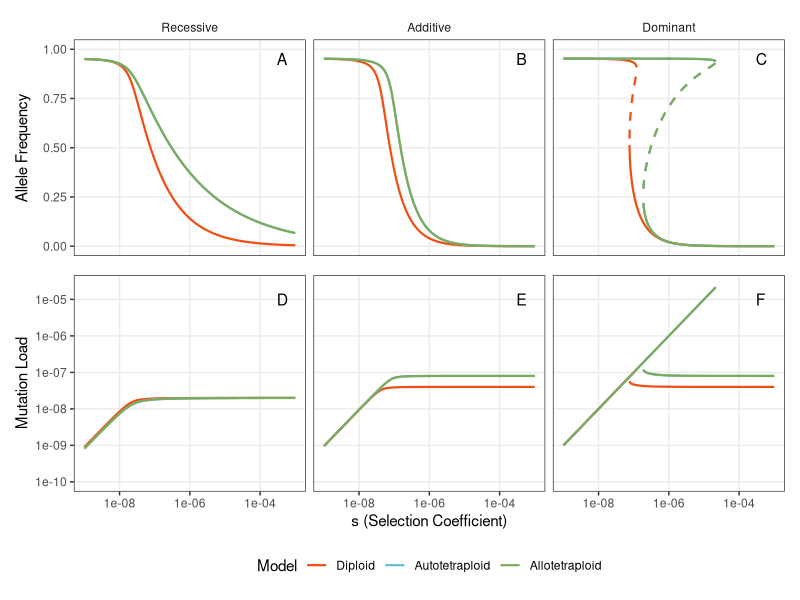

This chart was generated by the following R code:
library(ggplot2)
library(readr)
library(dplyr)
library(tidyr)
library(patchwork)

setwd("~/GitHub/Mutation_Selection_Balance_Autos_Allos/Matlab_scripts/deleterious_bifn")

# Define color mapping
dip_color <- "#F04D13"
auto_color <- "#66BED6"
allo_color <- "#7DAB5B"

# Read in datasets - Recessive
dip_rec <- read_csv("dip_rec.csv", col_names = c("s", "q", "g0", "g1", "w"))
auto_rec <- read_csv("auto_rec.csv", col_names = c("s", "q", "g0", "g1", "g2", "w"))
allo_rec <- read_csv("allo_rec.csv", col_names = c("s", "q", "g00", "g01", "g10", "g11", "w"))

# Read in datasets - Additive
dip_add <- read_csv("dip_add.csv", col_names = c("s", "q", "g0", "g1", "w"))
auto_add <- read_csv("auto_add.csv", col_names = c("s", "q", "g0", "g1", "g2", "w"))
allo_add <- read_csv("allo_add.csv", col_names = c("s", "q", "g00", "g01", "g10", "g11", "w"))

# Read in datasets - Dominant (three stability categories)
dip_dom_selected <- read_csv("dip_dom_selected.csv", col_names = c("s", "q", "g0", "g1", "w"))
dip_dom_neutral <- read_csv("dip_dom_neutral.csv", col_names = c("s", "q", "g0", "g1", "w"))
dip_dom_unstable <- read_csv("dip_dom_unstable.csv", col_names = c("s", "q", "g0", "g1", "w"))

auto_dom_selected <- read_csv("auto_dom_selected.csv", col_names = c("s", "q", "g0", "g1", "g2", "w"))
auto_dom_neutral <- read_csv("auto_dom_neutral.csv", col_names = c("s", "q", "g0", "g1", "g2", "w"))
auto_dom_unstable <- read_csv("auto_dom_unstable.csv", col_names = c("s", "q", "g0", "g1", "g2", "w"))

allo_dom_selected <- read_csv("allo_dom_selected.csv", col_names = c("s", "q", "g00", "g01", "g10", "g11", "w"))
allo_dom_neutral <- read_csv("allo_dom_neutral.csv", col_names = c("s", "q", "g00", "g01", "g10", "g11", "w"))
allo_dom_unstable <- read_csv("allo_dom_unstable.csv", col_names = c("s", "q", "g00", "g01", "g10", "g11", "w"))

# Add dominance and stability labels
dip_rec$Dominance <- "Recessive"
dip_rec$Stability <- "stable"
dip_add$Dominance <- "Additive"
dip_add$Stability <- "stable"
dip_dom_selected$Dominance <- "Dominant"
dip_dom_selected$Stability <- "selected"
dip_dom_neutral$Dominance <- "Dominant"
dip_dom_neutral$Stability <- "neutral"
dip_dom_unstable$Dominance <- "Dominant"
dip_dom_unstable$Stability <- "unstable"

auto_rec$Dominance <- "Recessive"
auto_rec$Stability <- "stable"
auto_add$Dominance <- "Additive"
auto_add$Stability <- "stable"
auto_dom_selected$Dominance <- "Dominant"
auto_dom_selected$Stability <- "selected"
auto_dom_neutral$Dominance <- "Dominant"
auto_dom_neutral$Stability <- "neutral"
auto_dom_unstable$Dominance <- "Dominant"
auto_dom_unstable$Stability <- "unstable"

allo_rec$Dominance <- "Recessive"
allo_rec$Stability <- "stable"
allo_add$Dominance <- "Additive"
allo_add$Stability <- "stable"
allo_dom_selected$Dominance <- "Dominant"
allo_dom_selected$Stability <- "selected"
allo_dom_neutral$Dominance <- "Dominant"
allo_dom_neutral$Stability <- "neutral"
allo_dom_unstable$Dominance <- "Dominant"
allo_dom_unstable$Stability <- "unstable"

# Bind each ploidy group together
dip <- bind_rows(dip_rec, dip_add, dip_dom_selected, dip_dom_neutral, dip_dom_unstable)
auto <- bind_rows(auto_rec, auto_add, auto_dom_selected, auto_dom_neutral, auto_dom_unstable)
allo <- bind_rows(allo_rec, allo_add, allo_dom_selected, allo_dom_neutral, allo_dom_unstable)

# Calculate summary statistics for each dataset, including load, PD, and genotypes
dip <- dip %>% 
  mutate(G0 = g0^2, 
         G1 = 2*g0*g1, 
         G2 = g1^2, 
         load = 1-w, 
         PD = 0, 
         Model = "Diploid")

auto <- auto %>% 
  mutate(G0 = g0^2, 
         G1 = 2*g0*g1, 
         G2 = 2*g0*g2 + g1^2, 
         G3 = 2*g1*g2, 
         G4 = g2^2,
         load = 1-w, 
         PD = g2 - q^2, 
         Model = "Autotetraploid")

allo <- allo %>% 
  mutate(G0 = g00^2, 
         G1 = 2*g00*(g01+g10), 
         G2 = g01^2 + 2*(g00*g11 + g01*g10) + g10^2,
         G3 = 2*g11*(g01 + g10),
         G4 = g11^2,
         load = 1-w, 
         PD = g11 - q^2, 
         Model = "Allotetraploid")

# Combine all datasets
full_data <- bind_rows(dip, auto, allo)

# Set factor levels
full_data$Dominance <- factor(full_data$Dominance, levels = c("Recessive", "Additive", "Dominant"))
full_data$Model <- factor(full_data$Model, levels = c("Diploid", "Autotetraploid", "Allotetraploid"))
full_data$Stability <- factor(full_data$Stability, levels = c("stable", "selected", "neutral", "unstable"))

# Add line type based on stability
full_data <- full_data %>%
  mutate(LineType = ifelse(Stability == "unstable", "dashed", "solid"))

# Color mapping
ploidy_colors <- c("Diploid" = dip_color,
                   "Autotetraploid" = auto_color,
                   "Allotetraploid" = allo_color)

# Create data frame for panel labels
panel_labels_top <- data.frame(
  Dominance = factor(c("Recessive", "Additive", "Dominant"),
                     levels = c("Recessive", "Additive", "Dominant")),
  label = c("A", "B", "C"),
  x = rep(3e-4, 3),
  y = rep(0.95, 3)
)

panel_labels_bottom <- data.frame(
  Dominance = factor(c("Recessive", "Additive", "Dominant"),
                     levels = c("Recessive", "Additive", "Dominant")),
  label = c("D", "E", "F"),
  x = rep(3e-4, 3),
  y = rep(1e-5, 3)
)

# Top row: Allele frequency (q) plot
p_q <- ggplot(full_data, aes(x = s, y = q, color = Model, linetype = LineType, 
                             group = interaction(Model, Stability))) +
  geom_line(linewidth = 0.75) +
  scale_color_manual(values = ploidy_colors) +
  scale_linetype_manual(values = c("solid" = "solid", "dashed" = "dashed"), guide = "none") +
  facet_wrap(~Dominance, nrow = 1, strip.position = "top") +
  scale_x_log10(
    limits = c(1e-9, 1e-3),
    breaks = c(1e-8, 1e-6, 1e-4)
  ) +
  scale_y_continuous(
    limits = c(0, 1),
    breaks = c(0, 0.25, 0.5, 0.75, 1)
  ) +
  # Add panel labels
  geom_text(data = panel_labels_top, aes(x = x, y = y, label = label),
            inherit.aes = FALSE, size = 4, hjust = 0) +
  theme_bw(base_size = 11) +
  theme(
    legend.position = "none",
    panel.grid.minor = element_blank(),
    strip.placement = "outside",
    strip.background = element_blank(),
    axis.text.x = element_blank(),
    axis.ticks.x = element_blank()
  ) +
  labs(y = "Allele Frequency", x = NULL, color = "Model")

# Bottom row: Mutation load plot (exclude unstable for dominant case)
load_data <- full_data %>%
  filter(!(Dominance == "Dominant" & Stability == "unstable"))

p_load <- ggplot(load_data, aes(x = s, y = load, color = Model, linetype = LineType,
                                group = interaction(Model, Stability))) +
  geom_line(linewidth = 0.75) +
  scale_color_manual(values = ploidy_colors) +
  scale_linetype_manual(values = c("solid" = "solid", "dashed" = "dashed"), guide = "none") +
  facet_wrap(~Dominance, nrow = 1) +  
  scale_x_log10(
    limits = c(1e-9, 1e-3),
    breaks = c(1e-8, 1e-6, 1e-4),
    labels = scales::label_scientific()
  ) +
  scale_y_log10(
    limits = c(1e-10, 2.5e-5),
    breaks = c(1e-10, 1e-9, 1e-8, 1e-7, 1e-6, 1e-5),
    labels = scales::label_scientific()
  ) +
  # Add panel labels
  geom_text(data = panel_labels_bottom, aes(x = x, y = y, label = label),
            inherit.aes = FALSE, size = 4, hjust = 0) +
  theme_bw(base_size = 11) +
  labs(x = "s (Selection Coefficient)", y = "Mutation Load") +
  theme(
    legend.position = "none",
    panel.grid.minor = element_blank(),
    strip.placement = "outside",
    strip.background = element_blank(),
    strip.text.x = element_blank()
  )

# Combine plots
final_plot <- p_q / p_load +
  plot_layout(guides = "collect") & theme(legend.position = "bottom")

# Save
ggsave("deleterious_bifn.pdf", final_plot, width = 6.5, height = 4, units = "in")
